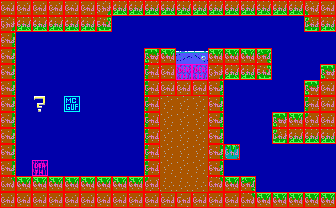

Rendered tile map (Tiled .tmx) drawn with the repository's tilesets; below, a short description and the full map source, tile grids included:
An orthogonal 21x13 tile map with 16x16 px tiles, 2 tile layers (bg, col), 2 tilesets.

<map version="1.10" tiledversion="1.10.2" orientation="orthogonal" renderorder="right-down" width="21" height="13" tilewidth="16" tileheight="16" infinite="0" nextlayerid="3" nextobjectid="11">
 <tileset firstgid="1" source="tileset.tsx" />
 <tileset firstgid="241" source="obj.tsx" />
 <layer id="1" name="bg" width="21" height="13">
  <data encoding="csv">
103,103,103,103,103,103,162,183,183,183,183,183,183,183,183,183,183,183,183,163,103,
162,183,183,183,183,183,184,45,45,45,45,45,45,45,45,45,45,45,45,182,183,
104,45,45,45,45,45,45,45,45,45,45,45,45,45,45,45,45,45,45,45,45,
104,45,45,45,45,45,45,45,45,82,83,85,87,83,83,83,84,45,45,45,45,
104,45,45,45,45,45,45,45,45,102,103,106,106,162,183,183,184,45,45,45,82,
104,45,45,45,45,45,45,45,45,102,103,103,103,104,45,45,45,45,45,82,103,
104,45,204,45,45,45,45,45,45,102,103,103,103,104,45,45,45,45,45,102,103,
104,45,45,45,45,45,45,45,45,102,103,103,103,104,45,45,45,82,83,122,103,
104,45,45,45,45,45,45,45,45,102,103,103,103,104,45,45,45,182,183,183,183,
104,45,45,45,45,45,45,45,45,102,103,103,103,104,42,45,45,45,45,45,45,
104,45,62,45,45,45,45,45,45,102,103,103,103,104,45,45,45,45,45,45,45,
124,83,83,83,83,83,83,83,83,122,123,123,123,124,83,84,45,45,45,45,45,
103,103,103,103,103,103,103,103,103,103,103,123,103,103,103,124,83,83,83,83,83
</data>
 </layer>
 <layer id="2" name="col" width="21" height="13">
  <data encoding="csv">
242,242,242,242,242,242,242,242,242,242,242,242,242,242,242,242,242,242,242,242,242,
242,242,242,242,242,242,242,241,241,241,241,241,241,241,241,241,241,241,241,242,242,
242,241,241,241,241,241,241,241,241,241,241,241,241,241,241,241,241,241,241,241,241,
242,241,241,241,241,241,241,241,241,242,242,241,241,242,242,242,242,241,241,241,241,
242,241,241,241,241,241,241,241,241,242,242,244,244,242,242,242,242,241,241,241,242,
242,241,241,241,241,241,241,241,241,242,242,242,242,242,241,241,241,241,241,242,242,
242,241,241,241,247,241,241,241,241,242,241,241,241,242,241,241,241,241,241,242,242,
242,241,241,241,241,241,241,241,241,242,241,241,241,242,241,241,241,242,242,242,242,
242,241,241,241,241,241,241,241,241,242,241,241,241,242,241,241,241,242,242,242,242,
242,241,241,241,241,241,241,241,241,242,241,241,241,242,242,241,241,241,241,241,241,
242,241,244,241,241,241,241,241,241,242,241,241,241,242,241,241,241,241,241,241,241,
242,242,242,242,242,242,242,242,242,242,241,241,241,242,242,242,241,241,241,241,241,
242,242,242,242,242,242,242,242,242,242,242,242,242,242,242,242,242,242,242,242,242
</data>
 </layer>
</map>
